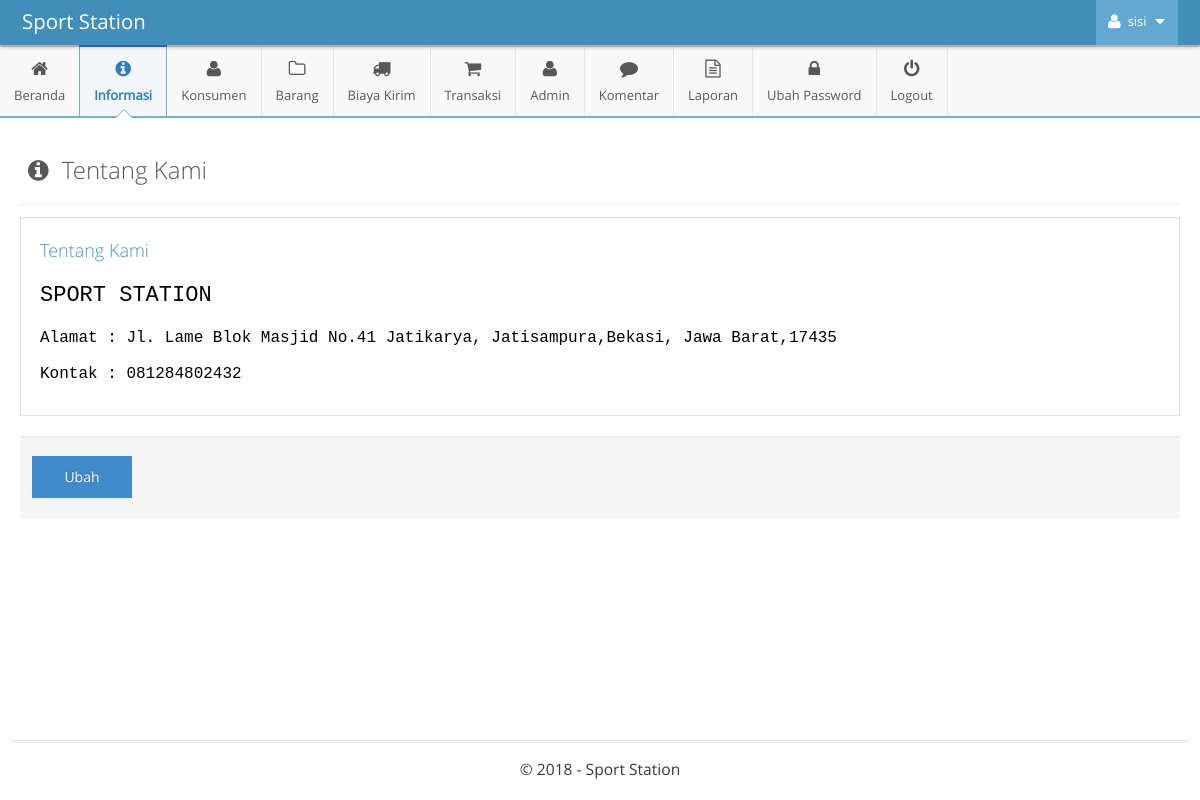
/admin/main.php?module=tentang (signed in), run on the app's committed database.
### tables this page shows
CREATE TABLE IF NOT EXISTS `tbl_informasi` (
  `id_informasi` int(11) NOT NULL,
  `judul` varchar(50) NOT NULL,
  `keterangan` text NOT NULL
);

### admin/modules/tentang/view.php (the view)
<div class="page-content">
	<div class="page-header">
		<h1 style="color:#585858">
			<i style="margin-right:7px" class="ace-icon fa fa-info-circle"></i>
			Tentang Kami
		</h1>
	</div>
	<?php
	$query = mysqli_query($mysqli, "SELECT * FROM tbl_informasi WHERE id_informasi='1'")
									or die('Ada kesalahan pada query tampil data informasi : '.mysqli_error($mysqli));
    $data = mysqli_fetch_assoc($query);
    ?>
	<div class="row">
		<div class="col-xs-12">
	    <?php
		if (isset($_GET['id'])) { ?>
			<form class="form-horizontal" role="form" action="modules/tentang/proses.php" method="POST" />
				<input type="hidden" name="id_informasi" value="<?php echo $data['id_informasi']; ?>">
				<div class="form-group">
					<div class="col-sm-12">
						<input type="text" class="col-xs-12 col-sm-12" name="judul" placeholder="Judul Halaman..." autocomplete="off" value="<?php echo $data['judul']; ?>" required />
					</div>
				</div>
				<div class="form-group">
					<div class="col-sm-12">
						<textarea class="col-xs-12 col-sm-12" id="ckeditor" name="keterangan" required><?php echo $data['keterangan']; ?></textarea>
					</div>
				</div>
				<div class="clearfix form-actions">
					<div class="col-md-offset-0 col-md-12">
						<input style="width:100px" type="submit" class="btn btn-primary" name="simpan" value="Simpan" />
						&nbsp; &nbsp;
						<a style="width:100px" href="?module=tentang" class="btn">Batal</a>
					</div>
				</div>
			</form>
		<?php
		}
		else {?>
			<div style="background:#fff;text-align:justify" class="well">
				<h4 class="blue lighter"><?php echo $data['judul']; ?></h4>
				<?php echo $data['keterangan']; ?>
			</div>
			<div class="clearfix form-actions">
				<div class="col-md-offset-0 col-md-12">
					<a style="width:100px" class="btn btn-primary" href="?module=tentang&id=<?php echo $data['id_informasi']; ?>">
						Ubah
					</a>
				</div>
			</div>
		<?php
		}
		?>
		</div>
	</div>
</div>

### data on the page
tbl_informasi: judul "Tentang Kami", keterangan "SPORT STATION Alamat : Jl. Lame Blok Masjid No.41 Jatikarya, Jatisampura,Bekasi, Jawa Barat,17435 Kontak : 081284802432"

### other printed values
$_SESSION['nama_admin'] "sisi"
$judul_halaman "Beranda Konsumen Biaya Kirim Admin Komentar Ubah Password"
$judul_halaman "Informasi Barang Transaksi Laporan"
